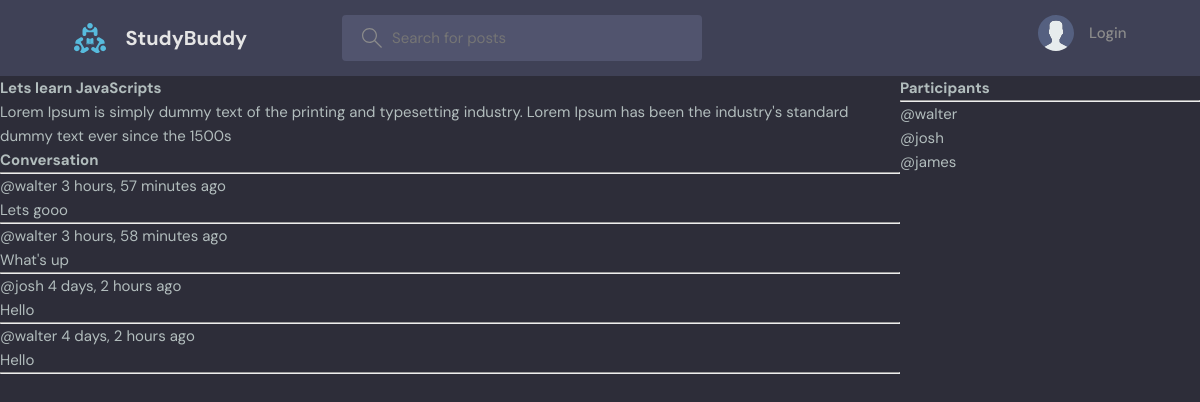
The page /room/1/ on the database its author committed.
### base/models.py (models this page shows, shortened)
class Room(models.Model):
    host =  models.ForeignKey(User, on_delete = models.SET_NULL, null = True)
    topic = models.ForeignKey(Topic, on_delete = models.SET_NULL, null = True)
    name = models.CharField(max_length=200) #Allows different names
    description = models.TextField(null = True, blank = True) #Blank page for decription
    participants = models.ManyToManyField(User, related_name = 'participants', blank = True )
    updated = models.DateTimeField(auto_now = True) # Shows time
    created = models.DateTimeField(auto_now_add = True) #shows time of creation
    class Meta:
        ordering = ['-updated', '-created']

class Message(models.Model):
    user = models.ForeignKey(User, on_delete = models.CASCADE) #A for Users relationship with Room class that deletes all the childern
    room = models.ForeignKey(Room, on_delete = models.CASCADE) #A for room relationship with Room class that deletes all the childern
    body = models.TextField()
    updated = models.DateTimeField(auto_now = True) # Shows time
    created = models.DateTimeField(auto_now_add = True) #shows time of creation
    class Meta:
        ordering = ['-updated', '-created']

### base/views.py (the view, shortened to what this page needs)
# urls.py: path('room/<str:pk>/', views.room, name = "room"), #Path to room
def room(request, pk):
    room = Room.objects.get(id =pk)
    room_messages = room.message_set.all()
    participants = room.participants.all()
    context = {'room' : room, 'room_messages' : room_messages, 'participants': participants}
    return render(request, 'base/room.html', context) #Goes into template folder to go to the room html

### base/templates/base/room.html (shortened to what this page needs)
{% extends 'main.html' %}
{% block content%}
<div class = "room-container">
    <div>
        <h1>{{room.name}}</h1>
        <p>{{room.description}}</p>
        <div class = "comment-wrapper">
                <h3>Conversation</h3>
                <hr>
                {% for message in room_messages %}
                    <div>
                        <small>@{{message.user}}  {{message.created | timesince}} ago </small>
                        <p>{{message.body}}</p>
                        <hr>
                    </div>
                {% endfor %}
            </div>
    </div>
    <div>
        <h3>Participants</h3>
        <hr>
        {% for user in participants %}
            <div>
                <p>@{{user.username}}</p>
            </div>
        {% endfor %}
    </div>
</div>
{% endblock content %}

### static/styles/style.css (style rules this page uses)
:root { --color-main: #71c6dd; --color-main-light: #e1f6fb; --color-dark: #3f4156; --color-dark-medium: #51546e; --color-dark-light: #696d97; --color-light: #e5e5e5; --color-gray: #8b8b8b; --color-light-gray: #b2bdbd; --color-bg: #2d2d39; --color-success: #5dd693; --color-error: #fc4b0b; }
* { font-family: "DM Sans", -apple-system, BlinkMacSystemFont, "Segoe UI", Roboto, Oxygen, Ubuntu, Cantarell, "Open Sans", "Helvetica Neue", sans-serif; margin: 0; padding: 0; box-sizing: border-box; text-rendering: optimizeLegibility; font-size: inherit; }
html { font-size: 56.25%; }
@media only screen and (min-width: 1200px) { html { font-size: 62.5%; } }
body { line-height: 1.6; font-weight: 400; font-size: 1.5rem; color: var(--color-light-gray); background-color: var(--color-bg); min-height: 100vh; }

### base/templates/base/room.html (style rules this page uses)
.room-container { display: grid; grid-template-columns: 3fr 1fr; }

### rows shown on the page
Room: name "Lets learn JavaScripts", description "Lorem Ipsum is simply dummy text of the printing and typesetting industry. Lorem Ipsum has been the industry's standard dummy text ever since the 1500s"
Message: user "walter", created "3 hours, 57 minutes", body "Lets gooo"
Message: user "walter", created "3 hours, 58 minutes", body "What's up"
Message: user "josh", created "4 days, 2 hours", body "Hello"
Message: user "walter", created "4 days, 2 hours", body "Hello"

### other values the page prints
{{ user.username }} "walter"
{{ user.username }} "josh"
{{ user.username }} "james"
